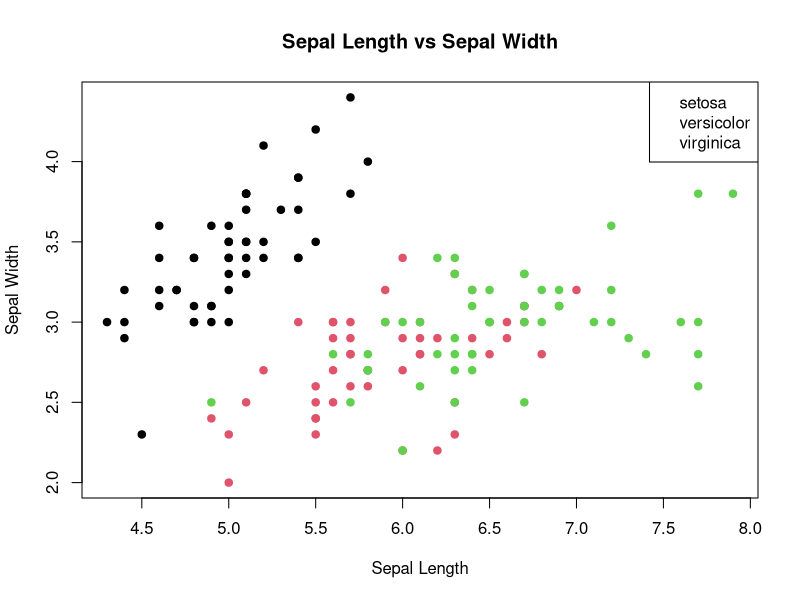
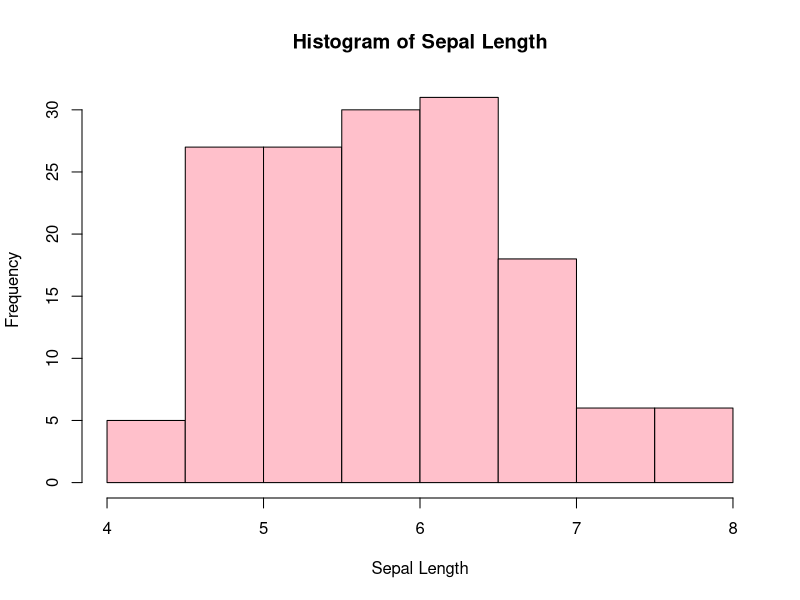

Reproduce these figures in R, in order.
# Load the iris dataset
library(ggplot2)

datasets::iris
# 1. Scatter Plot: Sepal.Length vs Sepal.Width
plot(iris$Sepal.Length, iris$Sepal.Width, 
     main = "Sepal Length vs Sepal Width",
     xlab = "Sepal Length", ylab = "Sepal Width",
     col = iris$Species, pch = 19)
legend("topright", legend = levels(iris$Species), col = 1:3)

# 2. Histogram of Sepal Length
hist(iris$Sepal.Length, breaks = 10, 
     main = "Histogram of Sepal Length",
     xlab = "Sepal Length", col = "pink")

